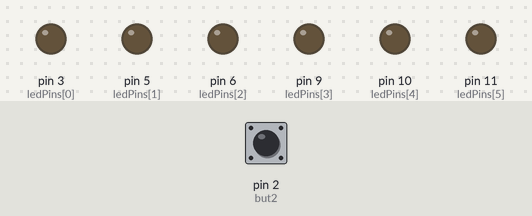
Bench run of a sketch on a simulated Arduino Uno, built with avr-gcc and run on an emulated ATmega328P. Parts: output pins drawn as LEDs (lit = HIGH). Dashed ring = blinking. The inputs (shaded band) are chosen by the test bench; at power-on: pin 2 (but2) LOW. EEPROM starts erased; what the sketch prints to the serial monitor is not drawn.

Above: at 1.2 s.
1.3 s: pin 2 (but2) pulled HIGH for 0.15 s
At 2.2 s:
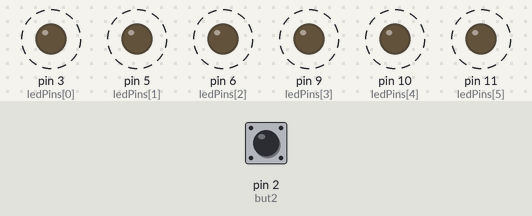
4.3 s: pin 2 (but2) pulsed HIGH 5 times (0.12 s each, 0.3 s apart)
At 4.52 s:
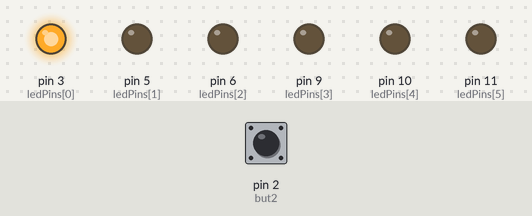
7.3 s: pin 2 (but2) pulled HIGH for 1 s
At 8.14 s:
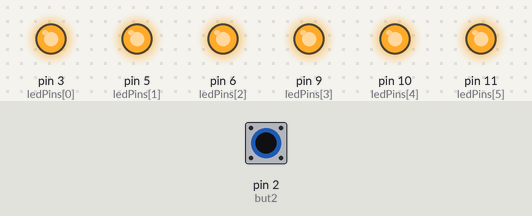
Timing chart, 0 to 17.2 s (numbered marks = the images above; inputs shaded):
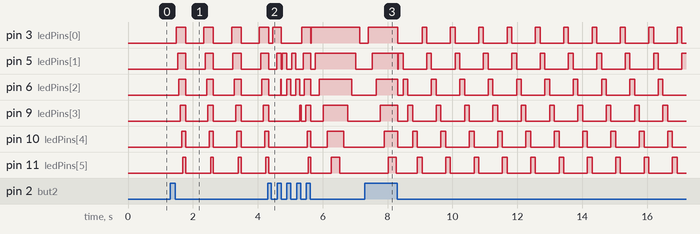

Measured:
- after the input at 1.3 s, pin 3 (ledPins[0]): alternates HIGH for 0.29 s and LOW for 0.56 s, starting after 0.19 s; pin 5 (ledPins[1]): alternates HIGH for 0.25 s and LOW for 0.60 s, starting after 0.23 s

The sketch:

serdgos100__style_audi_bonus.ino
```cpp
/*
serdgos100%
Данный скетч предлагается обсолютно бесплатно
Для развития и поддержания проектов
=================
Донат / Поддержка:
Карта Сбербанка: 5336 6900 0836 6488
=================
Большое спасибо!

*/

#include <EEPROM.h> // подключаем библиотеку EEPROM
int n_Key = 0;   //считаем число нажатий на кнопку
int ledPins[] = {3,5,6,9,10,11};
int regim = 0; // Переключалка
int index=0;


unsigned long previousMillis1 = 0; // Счетчик нажатии кнопки

unsigned long previousMillis3 = 0; // Счетчик ЭФЕКТ1
unsigned long previousMillis4 = 0; // Счетчик ЭФЕКТ2
unsigned long previousMillis5 = 0; // Счетчик ЭФЕКТ3
unsigned long previousMillis6 = 0; // Счетчик ЭФЕКТ4

boolean button_state2      = false; //Статусы кнопки 8
boolean button_long_state2 = false; //Статусы кнопки 8
unsigned long previousMillis2 = 0; // счетчик времени кнопки 8
const int but2 = 2; // Кнопка №8
int Longpresskey2;  //Переменная для хранения и сравнения состояния кнопки
int Presskey2=0;    //Переменная для хранения и сравнения состояния кнопки


void setup()
{

  Serial.begin(9600);
  pinMode(but2, INPUT);
  int index;
  for(index = 0; index <= 5; index++)
  {
  pinMode(ledPins[index],OUTPUT);
  }

  n_Key = EEPROM.read(0);
}


void loop()
{
unsigned long currentMillis = millis(); // текущее время в миллисекундах
/**************************************
Обработка кнопки №2 Начало
****************************************/

unsigned long ms2    = millis();
   boolean pin_state2 = digitalRead(but2);
// Фиксируем нажатие кнопки
   if( pin_state2  == HIGH && !button_state2 && ( ms2 - previousMillis2 ) > 50 ){
      button_state2      = true;
      button_long_state2 = false;
      previousMillis2    = ms2;
   }

   // Фиксируем длинное нажатие кнопки
   if( pin_state2  == HIGH && !button_long_state2 && ( ms2 - previousMillis2 ) > 1000 ){
      button_long_state2 = true;
       Longpresskey2=1;

   }
   // Фиксируем отпускание кнопки
   if( pin_state2 == LOW && button_state2 && ( ms2 - previousMillis2 ) > 50  ){
      button_state2      = false;
      previousMillis2      = ms2;
     if( !button_long_state2 )Presskey2=1;
   //  StatusStanbay = 1;

   }
  /**************************************
Обработка кнопки №8 Конец
****************************************/

if(Presskey2 == 1){
  n_Key ++;
         //  tone(3, 2550, 20);
      if(n_Key > 3)                     // Если номер режима превышает требуемого
        {                               // то отсчет начинается с нуля
          n_Key = 0;
        }

        EEPROM.write(0, n_Key);

     Presskey2 = 0;

   digitalWrite(ledPins[0], LOW);
   digitalWrite(ledPins[1], LOW);
   digitalWrite(ledPins[2], LOW);
   digitalWrite(ledPins[3], LOW);
   digitalWrite(ledPins[4], LOW);
   digitalWrite(ledPins[5], LOW);
   index = 0;
   regim = 0;
    }

  Serial.println("index");
Serial.println( index );

    Serial.println("n_Key");
Serial.println( n_Key );


    switch (n_Key) {

  //Эффект №1, Ауди стиль.AudiStyle
  case 0:

      if(index < 8 && currentMillis - previousMillis3  >= 25)
  {
      previousMillis3 = currentMillis; // запоминаем момент времени

  digitalWrite(ledPins[index], HIGH);

index++;
       }


if(index == 8)
{

   digitalWrite(ledPins[0], LOW);
   digitalWrite(ledPins[1], LOW);
   digitalWrite(ledPins[2], LOW);
   digitalWrite(ledPins[3], LOW);
   digitalWrite(ledPins[4], LOW);
   digitalWrite(ledPins[5], LOW);
   if(currentMillis - previousMillis3  > 500)
  {
      previousMillis3 = currentMillis; // запоминаем момент времени
index=0;

    }
  }

     break;


  //Эффект №2, Один за другим поочередно сохраня свое состояние.
    case 1:


if(regim == 0 && currentMillis - previousMillis4  >= 120)
  {
      previousMillis4 = currentMillis; // запоминаем момент времени

  digitalWrite(ledPins[index], HIGH);
       index++;
if(index == 6)
{
regim = 1;
}
    }

if(regim == 1 && currentMillis - previousMillis4  >= 120)
  {
      previousMillis4 = currentMillis; // запоминаем момент времени

  digitalWrite(ledPins[index], LOW);
       index--;
if(index == -1)
{
regim = 0;
}
    }
        break;


//Эффект №3, Один за другим загораются поочередно с лево на право.
case 2:

if(currentMillis - previousMillis5  >= 130)
  {
     digitalWrite(ledPins[index], LOW);

      previousMillis5 = currentMillis; // запоминаем момент времени
       index++;

if(index == 6)
{
index = 0;
}
  digitalWrite(ledPins[index], HIGH);
    }


/* */

       break;


//Эффект №4, пин понг.
case 3:

if(regim == 0 && currentMillis - previousMillis4  >= 120)
  {
      previousMillis4 = currentMillis; // запоминаем момент времени

  digitalWrite(ledPins[index], LOW);
       index++;
if(index == 5)
{
regim = 1;
}

 digitalWrite(ledPins[index], HIGH);
    }

if(regim == 1 && currentMillis - previousMillis4  >= 120)
  {
      previousMillis4 = currentMillis; // запоминаем момент времени

  digitalWrite(ledPins[index], LOW);
       index--;
if(index == 0)
{
regim = 0;
}

digitalWrite(ledPins[index], HIGH);
    }


       break;


      }

}
```
